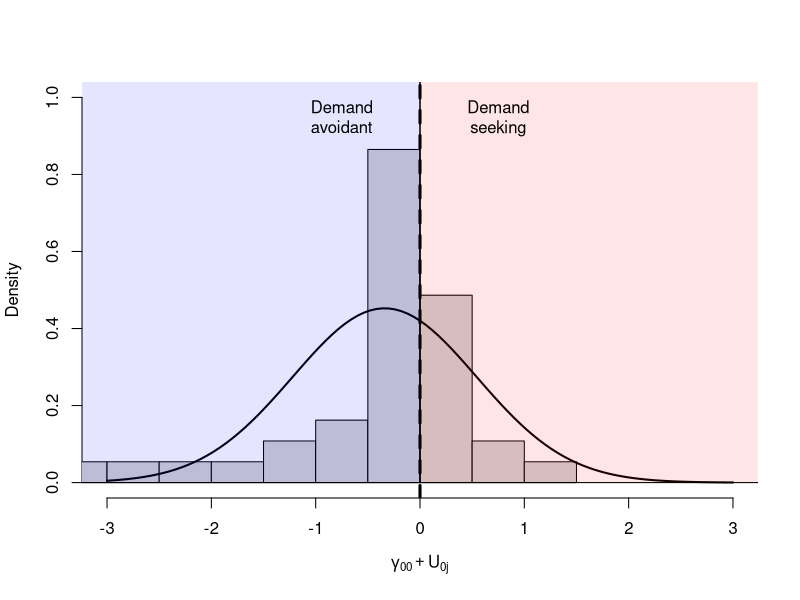

This figure's R source: (Note: this script raises an error after producing the figure.)
#' Example code for Quantifying Within- and Between-Cluster Variance in Logistic Multilevel Models
#' @author:  Sean Devine
#' @contact: seandamiandevine@gmail.com
#' @github:  https://github.com/seandamiandevine/logisticicc
#' @paper:   TODO

# Load data ---------------------------------------------------------------
# Load the data from .csv and do the following things: 
  # 1. subset the data such that we only look at participants in the control condition 
  # 2. Add participant demographic information into the dataframe of participant choice
  # 3. For simplicity, recode effort choices so that 1 = high effort and 0 = low effort

data                   <- read.csv('Bogdanovetal2021/DST_data_osf2.csv')
data.Ctl               <- data[data$condition=='control', ] # focus just on control condition
demo                   <- read.csv('Bogdanovetal2021/DST_demographics_osf.csv')
colnames(demo)[which(colnames(demo)=='ID')] <- 'PID'
data.Ctl               <- merge(data.Ctl, demo[,c('PID', 'Gender')], by='PID')
data.Ctl$effort_choice <- abs(data.Ctl$effort_choice-1) 

# Logistic multilevel model for choice -------------------------------------------------------------------
# load the lme4 package (assuming the package is installed)
# if the lme4 is not installed, run this command first:
# install.packages('lme4')

library(lme4)

# Fit an intercept only model of choice
logistic_MLM0 <- glmer(effort_choice ~ 1 + (1|PID), data=data.Ctl, family='binomial')

# print summary statistics of this model
summary(logistic_MLM0)

# convert the intercept effect from log odds to probability scale and print
pChooseHighEffort <- exp(fixef(logistic_MLM0))/(1+exp(fixef(logistic_MLM0)))
cat('estimated group average probability of choosing the high-effort cue = ', pChooseHighEffort, '\n')


# # Reproduce Figure 2 from paper -----------------------------------------

# extract random intercepts from model and add them to the fixed effect (gamma00) 
eb                 <- coef(logistic_MLM0)$PID

# extract the estimated random intercept variance (tau^2_0)
tau = VarCorr(logistic_MLM0)$PID[1]

# plot the histogram of the random intercepts and overlay an estimated normal density curve with 
# mu = gamma00 and sd = sqrt(tau^2_0)
hist(eb[[1]], main='', xlab=expression(gamma[`00`] + U[`0j`]), freq = F, xlim=c(-3,3), ylim=c(0,1))
curve(dnorm(x, fixef(logistic_MLM0), sqrt(tau)), add=T, lwd=2)

# finally, shade in areas of demand-avoidance (b0 < 0) and demand-seeking respectively (b0 > 0)
abline(v=0, lty='dashed', lwd=3)
rect(0, 0, 10, 100, col = scales::alpha('red', .1))
rect(0, 0, -10, 100, col = scales::alpha('blue', .1))
text(-.75, .95, labels = 'Demand\navoidant')
text(.75, .95, labels = 'Demand\nseeking')

# ICC: Latent variable approach -------------------------------------------

tau20     <- VarCorr(logistic_MLM0)$PID[1]
sigma2    <- pi^2/3
threshICC <- tau20/(tau20+sigma2)

# print result
cat('ICC using the Latent Threshold Approach = ',threshICC,'\n')


# ICC: Simulation method ---------------------------------------------------------------------

# 0. Extract intercept-variance and fixed effects, specify number of simulations, and set random seed

set.seed(2022) # for reproducibility 
tau20       <- VarCorr(logistic_MLM0)$PID[1]
gamma00     <- fixef(logistic_MLM0)[[1]]
M           <- 1e5

# 1. Simulate random effects 
# (note, we take the square root of tau20 here, because we want the standard dev., not the variance)
U0j         <- rnorm(M, 0, sqrt(tau20))

# 2. Predict probabilities 
logit_p_hat <- gamma00+U0j
p_hat       <- exp(logit_p_hat)/(1+exp(logit_p_hat))

# 3. Compute level-1 variance (Bernouilli variance)
var_L1      <- p_hat*(1-p_hat) 

# 4. Compute ICC
sigma2      <- mean(var_L1)
simICC      <- var(p_hat)/(var(p_hat) + sigma2)

# print result
cat('ICC using the Simulation Model = ',simICC,'\n')

# ICC: Simulation method (Conditional ICC) ---------------------------------------------------------------------

# Convert gender to a factor in the data-framre and effects code it 
data.Ctl$Gender            <- factor(data.Ctl$Gender)
contrasts(data.Ctl$Gender) <- contr.sum(2)
logisticMLM_gender         <- glmer(effort_choice ~ Gender + (1|PID), data=data.Ctl, family='binomial')

# 0. Extract intercept-variance and fixed effects and specify number of simulations
set.seed(2022) # for reproducibility 
tau20         <- VarCorr(logisticMLM_gender)$PID[1]
gamma         <- fixef(logisticMLM_gender)
M             <- 1e5

# 1. Simulate random effects
U0j           <- rnorm(M, 0, sqrt(tau20))

# 2. Predict probabilities for repeat and switch trials
logit_p_hat_m <- gamma[1]+U0j + gamma[2]*1
logit_p_hat_f <- gamma[1]+U0j + gamma[2]*-1

p_hat_m       <- exp(logit_p_hat_m)/(1+exp(logit_p_hat_m))
p_hat_f       <- exp(logit_p_hat_f)/(1+exp(logit_p_hat_f))

# 3. Compute level-1 variance (Bernouilli variance)
var_L1_m      <- p_hat_m*(1-p_hat_m) 
var_L1_f      <- p_hat_f*(1-p_hat_f) 

# 4. Compute ICC for repeat and switch trials
sigma2_m      <- mean(var_L1_m)
sigma2_f      <- mean(var_L1_f)

simICC_m      <- var(p_hat_m)/(var(p_hat_m) + sigma2_m)
simICC_f      <- var(p_hat_f)/(var(p_hat_f) + sigma2_f)

# print result
cat('ICC for men using the Simulation Model = ',simICC_m,'\n')
cat('ICC for women using the Simulation Model = ',simICC_f,'\n')


# ICC: Simulation Method (Conditional ICC -- Averagr Approach) ------------

# 0. Extract intercept-variance and fixed effects and specify number of simulations
tau20 <- VarCorr(logisticMLM_gender)$PID[1]
M <- 1e5
set.seed(10408) # for reproducibility 

# 1. Simulate random effects
U0j <- rnorm(M, 0, sqrt(tau20))

# 2. Compute average fixed effect
# NOTE: gamma here refers to the average predicted fixed effect
gamma <- mean(predict(logisticMLM_gender, re.form = NA))

# 2. Predict probabilities 
logit_p_hat <- gamma+U0j
p_hat       <- exp(logit_p_hat)/(1+exp(logit_p_hat))

# 3. Compute level-1 variance (Bernouilli variance)
var_L1      <- p_hat*(1-p_hat) 

# 4. Compute ICC
sigma2      <- mean(var_L1)
simICC      <- var(p_hat)/(var(p_hat) + sigma2)

# ICC: Linearization -----------------------------------------------------------

# 0. Extract relevant parameters (tau0 and gamma00)
tau20   <- VarCorr(logistic_MLM0)$PID[1]
gamma00 <- fixef(logistic_MLM0)[[1]]

# 1. Evaluate the probability of success at the mean of random effects (i.e., the fixed effect)
p       <- exp(gamma00)/(1+exp(gamma00))

# 2. Compute the Bernouilli variance of this fixed estimate first
var1    <- p*(1-p)

# 3. Compute the variance in the level-1 outcome
var2    <- tau20*p^2*(1 + exp(gamma00))^(-2)

# 4. Compute ICC
linICC  <- var2/(var1+var2)

# print result
cat('ICC using the Linearization method = ',linICC,'\n')


# Median Odds Ratio ----------------------------------------------------------------

tau20 <- VarCorr(logistic_MLM0)$PID[1]
phi75 <- qnorm(.75) # 75th percentile of normal CDF
MOR   <- exp(sqrt(2*tau0)*phi75)
 
cat('Median Odds Ratio = ',MOR,'\n')

# Bootstrapping ------------------------------------------------------

# 0. Set constants for bootstrapping procedure
B       <- 1000                    # number of bootstraps
ids     <- logistic_MLM0@frame$PID # extract id vector from model data
K       <- length(unique(ids))     # number of clusters (subjects)
nTrials <- table(ids)              # number of trials per subject  
tau20   <- VarCorr(logistic_MLM0)$PID[1]
g00     <- fixef(logistic_MLM0)[[1]]
output  <- matrix(NA, B, 7, dimnames = list(NULL, c('iteration', 'threshICC', 'simICC', 'linICC', 'MOR', 'g00', 'tau20')))

# 1. Cycle through iterations (i) of bootstrapped samples
for(i in 1:B) {
  if(i%%100==0) cat('bootstrapping is', round(i/B,2)*100, '% complete.')
  # 1.1 Simulate data
  U0j           <- rnorm(K, 0, tau20)        # random deviations per subject
  LOR_j         <- g00 + U0j                 # log odds of response==1 per subject
  p_j           <- exp(LOR_j)/(1+exp(LOR_j)) # convert LOR to probability
  y_ij          <- sapply(1:K, function(k) rbinom(nTrials[k], 1, p_j[k]))
  y_ij          <- unlist(y_ij)              # break out of a list format
  
  # 1.2 Fit new model and compute values of interest
  thisMLM       <- glmer(y_ij ~ 1 + (1|ids), family='binomial')
  thisG00       <- fixef(thisMLM)[[1]]
  thistau20     <- VarCorr(thisMLM)$ids[1]
  
  # 1.2.1. Latent Threshold ICC
  thisthreshICC <- thistau20/(thistau20+pi^2/3)

  # 1.2.2. Simulation ICC
  thisU0j       <- rnorm(1e5, 0, sqrt(thistau20))
  logit_p_hat   <- thisG00+U0j
  p_hat         <- exp(logit_p_hat)/(1+exp(logit_p_hat))
  var_L1        <- p_hat*(1-p_hat) 
  sigma2        <- mean(var_L1)
  thissimICC    <- var(p_hat)/(var(p_hat) + sigma2)
  
  # 1.2.3. Linearlization 
  p             <- exp(thisG00)/(1+exp(thisG00))
  var1          <- p*(1-p)
  var2          <- thistau20*p^2*(1 + exp(gamma00))^(-2)
  thislinICC    <- var2/(var1+var2)
  
  # 1.2.4. MOR
  thisMOR       <- exp(sqrt(2*thistau20)*qnorm(.75))
  
  # 1.3. Save output
  output[i,] = c(i, thisthreshICC, thissimICC, thislinICC, thisMOR, thisG00, thistau20)
  
}


# Reproduce Figure 3 from paper -------------------------------------------

layout(matrix(1:6,2,3,byrow=T))
pretty_titles <- list('threshICC'='Latent Threshold', 'simICC'='Simulation', 'linICC' = 'Linearization', 
                      'MOR'='MOR', 'g00'=expression(bold(gamma['00'])), 'tau20'=expression(bold(tau[0]^2)))
for(var in c('threshICC', 'simICC', 'linICC', 'MOR', 'g00', 'tau20')) {
  
  hist(output[,var], main=pretty_titles[[var]], col='white', xlab='')
  
}


# Supplemental ------------------------------------------------------------

# Linear regression of RT --

# effects code the "Switch" variable
contrasts(data$Switch) <- contr.sum(2) 
linear_regression      <- lm(TS_RT ~ Switch, data=data.Ctl)
print(summary(linear_regression))
cat('The residual variance (sigma^2) of the linear regession equals', sigma(linear_regression)^2, '\n')

# Linear MLM of RT  --
# Note: this requires lme4 to be loaded

linear_MLM <- lmer(TS_RT ~ Switch + (1|PID), data=data.Ctl)
tau20      <- VarCorr(linear_MLM)$PID[1] # between-subject variance 
sigma2     <- sigma(linear_MLM)^2        # within (residual) subject variance
ICC        <- tau20/(tau20+sigma2)

print(summary(linear_MLM))
cat('The ICC for the linear MLM is', ICC, '\n')

# Reproduce Figure S1
# If this looks confusing, see the comments in section "Reproduce Figure 2" above. 
# The steps are basically the same. 

layout(1)
U0js <- coef(linear_MLM)$PID[,1]
g00  <- fixef(linear_MLM)[1]
hist(U0js, xlab = expression(gamma['00']+U['0j']), ylab='Number of Particpants', main='')
abline(v=g00, col='red', lty=2, lwd=2)
legend('topright', bty='n', col='red', lty=2, lwd=2, legend=expression(gamma['00']))
